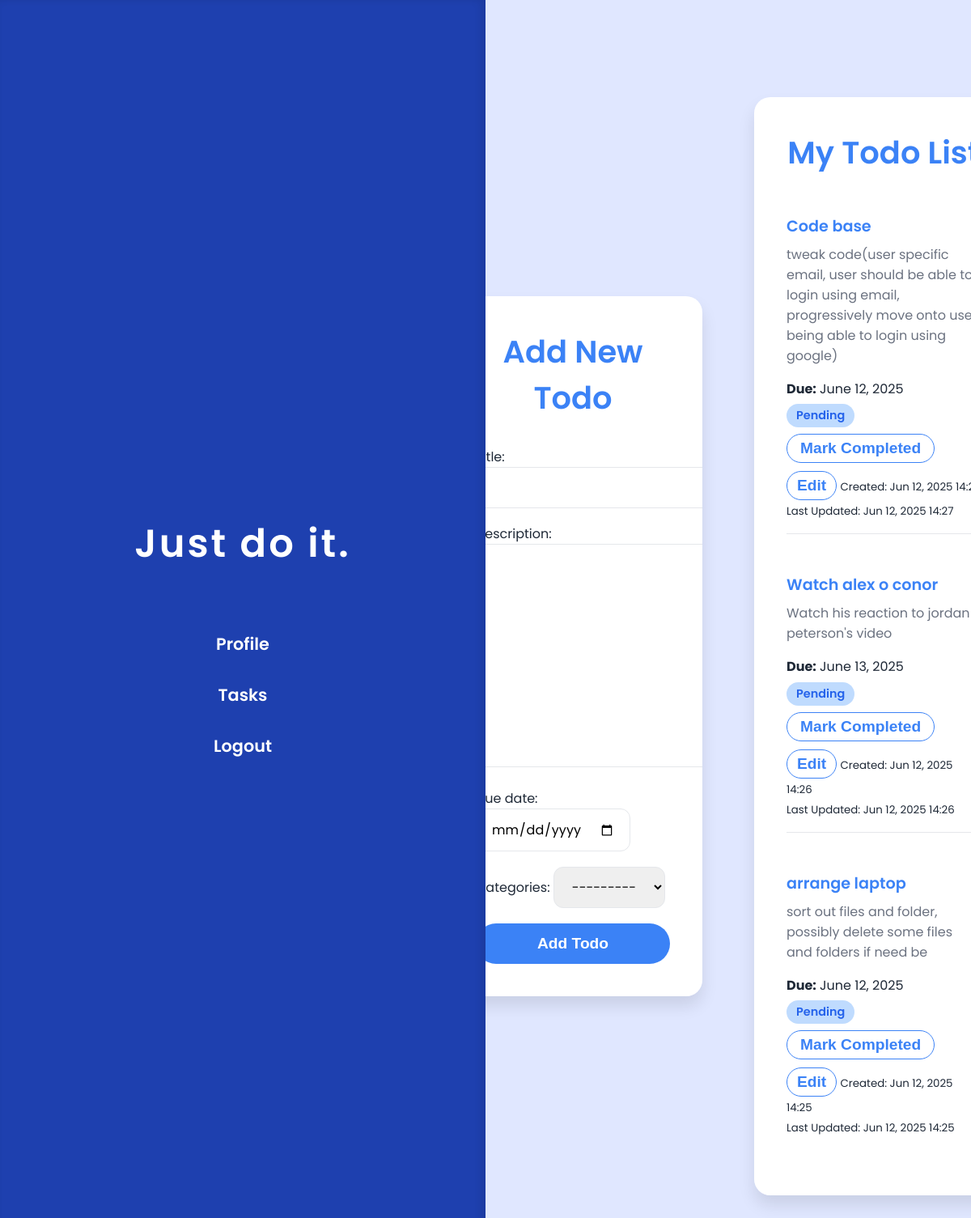
Before: / (signed in) with the older database file.
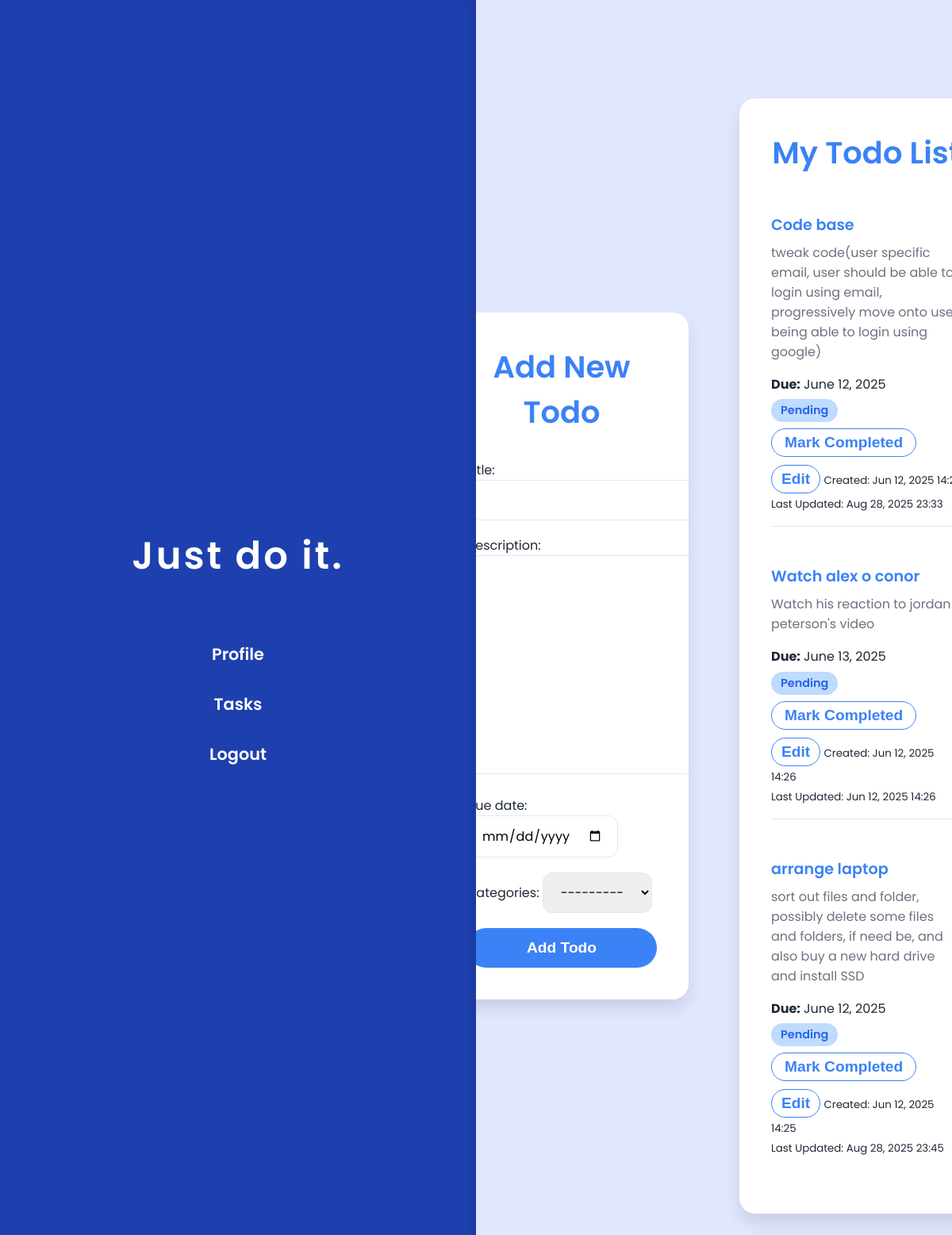
After: the same page with the newer database file.
### todos/models.py (models this page shows, shortened)
class Todo(models.Model):
    user = models.ForeignKey(settings.AUTH_USER_MODEL, on_delete=models.CASCADE, default=1)
    title = models.CharField(max_length=200)
    description = models.TextField()
    completed = models.BooleanField(default=False)
    created_at = models.DateTimeField(auto_now_add=True)
    updated_at = models.DateTimeField(auto_now=True)
    due_date = models.DateField(null=True, blank=True)
    categories = models.ForeignKey('Categories', on_delete=models.SET_NULL, related_name='todos', null=True, blank=True)

### todos/views.py (the view)
# urls.py: 2. Add a URL to urlpatterns:  path('', views.home, name='home')
def home(request):
    if not request.user.is_authenticated:
        return redirect('login')
    if request.method == 'POST':
        form = TodoForm(request.POST)
        if form.is_valid():
            todo = form.save(commit=False)
            todo.user = request.user
            todo.save()
            return redirect('home')
    else:
        form = TodoForm()
    todos = Todo.objects.filter(user=request.user).order_by('-created_at')
    categories = Category.objects.all()  # Assuming you have a Categories model
    return render(request, 'todos/home.html', {'form': form, 'todos': todos,'categories': categories, 'today': date.today()})

### todos/forms.py
class TodoForm(forms.ModelForm):
    class Meta:
        model = Todo
        fields = ['title', 'description', 'due_date', 'categories']
        exclude = ['user']
        widgets = {
            'due_date': forms.DateInput(attrs={'type': 'date'}),
        }

### todos/models.py (called while the page is built)
    def __str__(self):
        return self.name

### todos/templates/todos/home.html (shortened to what this page needs)
<!DOCTYPE html>
<html lang="en">
<head>
</head>
<body>
  <div class="sidebar">
    <h2>Just do it.</h2>
    <nav>
      <a href="{% url 'profile' %}">Profile</a>
      <a href="{% url 'task_list' %}">Tasks</a>
      <a href="{% url 'logout' %}">Logout</a>
    </nav>
  </div>
  <div class="main-content">
    <section class="card add-todo-form-section">
      <h1>Add New Todo</h1>
      <form method="POST" class="add-todo-form">
        {{ form.as_p }}
        <button type="submit">Add Todo</button>
      </form>
    </section>
    <section class="card todo-list">
      <h1>My Todo List</h1>
      <ul>
        {% for todo in todos %}
          <li class="todo-item">
            <div class="todo-header">
              <span class="todo-title">{{ todo.title }}</span>
            </div>
            <div class="todo-description">{{ todo.description }}</div>
            {% if todo.due_date %}
              <p><strong>Due:</strong> {{ todo.due_date }}</p>
            {% endif %}
            <span class="status {% if todo.completed %}completed{% else %}pending{% endif %}">
              {% if todo.completed %}
                Completed
              {% else %}
                Pending
              {% endif %}
            </span>
            {% if not todo.completed %}
              <form method="POST" action="{% url 'mark_completed' todo.id %}" class="mark-completed-form">
                <button type="submit">Mark Completed</button>
              </form>
              <button class="edit-btn" onclick="toggleEditForm({{ todo.id }})">Edit</button>
            {% endif %}
            <small>Created: {{ todo.created_at|date:"M d, Y H:i" }}</small><br/>
            <small>Last Updated: {{ todo.updated_at|date:"M d, Y H:i" }}</small>
          </li>
        {% empty %}
          <li>No todos yet.</li>
        {% endfor %}
      </ul>
    </section>
  </div>
</body>
</html>

Changed rows visible on the page:
changed Todo "Code base": updated_at "Jun 12, 2025 14:27" → "Aug 28, 2025 23:33"
changed Todo "arrange laptop": description "sort out files and folder, possibly delete some files and folders if need be" → "sort out files and folder, possibly delete some files and folders, if need be, and also buy a new hard drive and install SSD"; updated_at "Jun 12, 2025 14:25" → "Aug 28, 2025 23:45"
